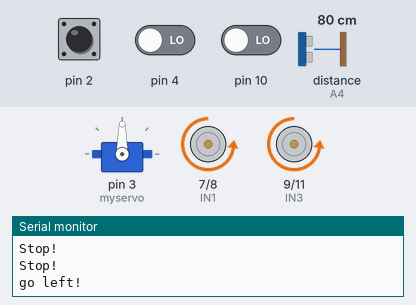
A sketch run on a simulated Arduino Uno, built with avr-gcc and run on an emulated ATmega328P. On the bench: servo, motor-driver pin pairs drawn as motors (green arrow = first pin HIGH = forward, orange = second pin HIGH = backward, longer = more drive, scaled by the enable pin), the last lines printed to the serial monitor. The test bench sets the inputs (shaded band); at power-on: pin 10 LOW, distance to the obstacle (sensor on A4) 80 cm, pin 4 LOW, pin 2 HIGH. The echo pulse lasts 58.3 µs per cm.

Above: at 1.2 s.
1.3 s: pin 10 driven HIGH
At 2.5 s:
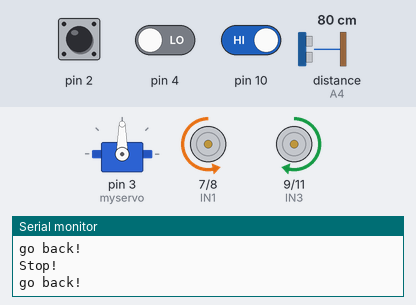
2.8 s: distance to the obstacle (sensor on A4) set to 2 cm
At 3.8 s:
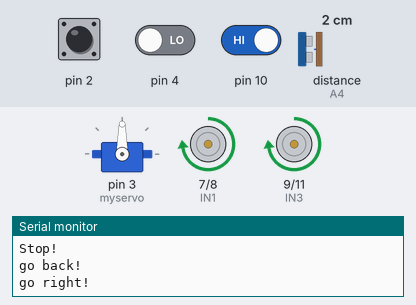
5.6 s: pin 4 driven HIGH
At 7.5 s:
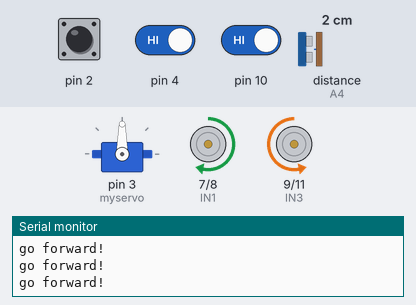
8.3 s: pin 4 driven LOW
At 10.7 s:
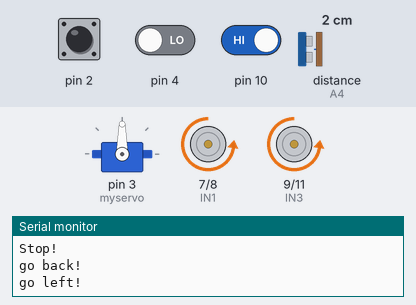
11.3 s: distance to the obstacle (sensor on A4) set to 8 cm
12.9 s: distance to the obstacle (sensor on A4) set to 11 cm
Timing chart, 0 to 16.9 s (numbered marks = the images above; inputs shaded):
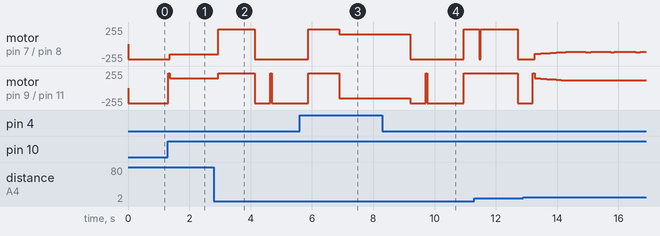

The sketch:

CPS607_cruise_control.ino
```cpp
#include <Servo.h>
Servo myservo;

int Echo = A4;
int Trig = A5;

#define LT_R !digitalRead(10)
#define LT_M !digitalRead(4)
#define LT_L !digitalRead(2)

#define ENA 5
#define ENB 6
#define IN1 7
#define IN2 8
#define IN3 9
#define IN4 11

int carSpeed = 150;
int carV = 0;
int distanceC = 0, oldDistanceC = 0;
int deltac = 0;
float rd = 100.0, ld = 100.0, md = 100.0;
int deltad = 100;
int l = 0, m = 0, r = 0;
int l1 = 0;
int countL = 0;
int countR = 0;
bool still = false;
int angle = 90;
int stuck1 = 0;
int stuck2 = 0;
int lane = 0;

unsigned long currentMillis = 0;
unsigned long previousMillis = 0;
const long interval = 100;

unsigned long curr2 = 0;
unsigned long prev2 = 0;
const long interval2 = 500;

void forward(){
  analogWrite(ENA, carSpeed);
  analogWrite(ENB, carSpeed);
  digitalWrite(IN1, HIGH);
  digitalWrite(IN2, LOW);
  digitalWrite(IN3, LOW);
  digitalWrite(IN4, HIGH);
  Serial.println("go forward!");
}

void back(){
  analogWrite(ENA, carSpeed);
  analogWrite(ENB, carSpeed);
  digitalWrite(IN1, LOW);
  digitalWrite(IN2, HIGH);
  digitalWrite(IN3, HIGH);
  digitalWrite(IN4, LOW);
  Serial.println("go back!");
}

void left(){
  analogWrite(ENA, 225);
  analogWrite(ENB, 225);
  digitalWrite(IN1, LOW);
  digitalWrite(IN2, HIGH);
  digitalWrite(IN3, LOW);
  digitalWrite(IN4, HIGH);
  Serial.println("go left!");
}

void right(){
  analogWrite(ENA, 225);
  analogWrite(ENB, 225);
  digitalWrite(IN1, HIGH);
  digitalWrite(IN2, LOW);
  digitalWrite(IN3, HIGH);
  digitalWrite(IN4, LOW);
  Serial.println("go right!");
}

void stop(){
   digitalWrite(ENA, LOW);
   digitalWrite(ENB, LOW);
   Serial.println("Stop!");
}

int Distance_test() {
  digitalWrite(Trig, LOW);
  delayMicroseconds(2);
  digitalWrite(Trig, HIGH);
  delayMicroseconds(20);
  digitalWrite(Trig, LOW);
  float Fdistance = pulseIn(Echo, HIGH);
  Fdistance= Fdistance / 58;
  return Fdistance;
}

void setup(){
    myservo.attach(3,700,2400);
    Serial.begin(9600);
    pinMode(10,INPUT);
    pinMode(4,INPUT);
    pinMode(2,INPUT);
    pinMode(Echo, INPUT);
    pinMode(Trig, OUTPUT);
    pinMode(IN1, OUTPUT);
    pinMode(IN2, OUTPUT);
    pinMode(IN3, OUTPUT);
    pinMode(IN4, OUTPUT);
    pinMode(ENA, OUTPUT);
    pinMode(ENB, OUTPUT);
    stop();

}

void loop() {

    currentMillis = millis();
    if (currentMillis - previousMillis >= interval) {
      previousMillis = currentMillis;
      rd = md;
      md = Distance_test();
      deltad = md - rd;

      carV = 0.42 * carSpeed - 38;
      oldDistanceC = distanceC;
      distanceC = carV * (interval/1000);
      deltac = distanceC - oldDistanceC;

      if (md < 10) {
        stop();
        carSpeed = 150;
        still = true;
      }
      else if (md < 30 and carSpeed > 115){
        carSpeed -= 3;
      }
      else if (md > 10 and carSpeed < 150){
        carSpeed += 5;
      }
    }

    if (LT_L) {
      stop();
      right();
      while(LT_L);
    }
    else if (LT_R) {
      stop();
      left();
      while(LT_R);
    }
    else if (LT_M) {
      stop();
      back();
      delay(50);
    }
    else {
      forward();
    }

    if(still) {
      still = false;
      int count = 0;
      if (lane == 0) {
        right(); // place * - * here
      } else {
        left(); //place * - * here
      }
      curr2 = millis(); // *
      prev2 = curr2;
      while (curr2 - prev2 < interval2) {
        curr2 = millis();
        if (LT_M || LT_L || LT_R) {
          count++;
          delay(300);
        }
      } // *
      while (count < 2) {
        forward();
        if (LT_M || LT_L || LT_R) {
          count++;
          delay(300);
        }
      }
      delay(300);
      stop();
      if (lane == 0) {
        left();
        lane = 1;
      } else {
        right();
        lane = 0;
      }
      delay(500);
    }


}
```

Measured:
- after the input at 1.3 s, motor on pin 7 (IN1) / pin 8 (IN2): backward 225/255 → backward 150/255 after 0.06 s; motor on pin 9 (IN3) / pin 11 (IN4): backward 225/255 → forward 150/255 at once
- after the input at 2.8 s, motor on pin 7 (IN1) / pin 8 (IN2): backward 150/255 → forward 225/255 after 0.14 s, → backward 225/255 1.2 s later; motor on pin 9 (IN3) / pin 11 (IN4): forward 150/255 → forward 225/255 after 0.14 s, → backward 225/255 1.2 s later
- after the input at 8.3 s, motor on pin 7 (IN1) / pin 8 (IN2): forward 150/255 → backward 225/255 after 0.91 s, → forward 225/255 1.8 s later; motor on pin 9 (IN3) / pin 11 (IN4): backward 150/255 → backward 225/255 after 0.91 s, → forward 225/255 1.8 s later
